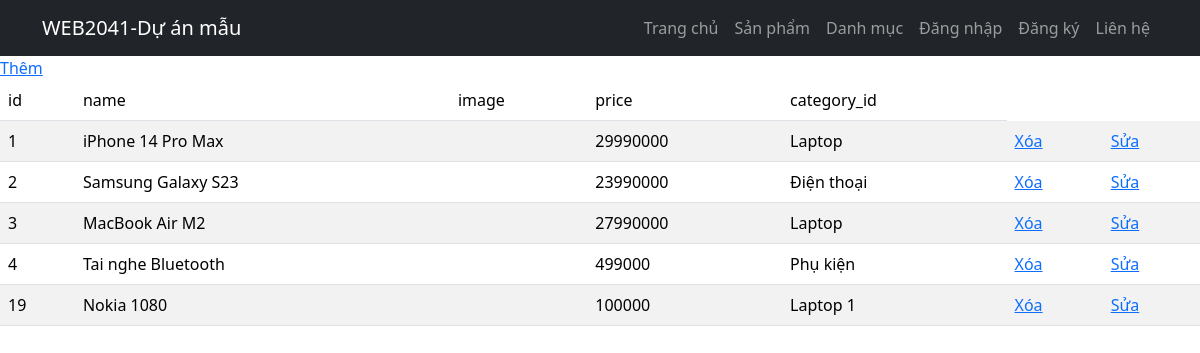
The app's page /?act=product-list with its own data.
### tables this page shows
CREATE TABLE `product` (
  `id` int NOT NULL,
  `name` varchar(255) NOT NULL,
  `image` varchar(255) DEFAULT NULL,
  `price` double NOT NULL,
  `category_id` int DEFAULT NULL
);

CREATE TABLE `category` (
  `id` int NOT NULL,
  `name` varchar(255) NOT NULL
);

### controllers/ProductController.php (called while the page is built, shortened)
<?php
class ProductController
{
    public $modelProduct;
    public function __construct()
    {
        $this->modelProduct = new ProductModel();
    }
    public function index(){
        $products = $this->modelProduct->getAllProduct();
        require_once './views/product/index.php';
    }
}

### index.php (called while the page is built, shortened)
<?php
require_once './commons/function.php';
require_once './controllers/ProductController.php';
require_once './models/ProductModel.php';
$act = $_GET['act'] ?? '/';
match ($act) {
    '/' => (new ProductController())->Home(),
    'product-list' => (new ProductController())->index(),
    'product-create' => (new ProductController())->create(),
    'product-store' => (new ProductController())->store(),
    'product-destroy' => (new ProductController())->delete(),
    'product-edit' => (new ProductController())->edit(),
    'product-update' => (new ProductController())->update(),
    'category-list'    => (new CategoryController())->index(),
    'category-create'  => (new CategoryController())->create(),
    'category-store'   => (new CategoryController())->store(),
    'category-edit'    => (new CategoryController())->edit(),
    'category-update'  => (new CategoryController())->update(),
    'category-destroy' => (new CategoryController())->delete(),
};

### commons/function.php (called while the page is built, shortened)
<?php
function connectDB() {
    $host = DB_HOST;
    $port = DB_PORT;
    $dbname = DB_NAME;
    try {
        $conn = new PDO("mysql:host=$host;port=$port;dbname=$dbname", DB_USERNAME, DB_PASSWORD);
        $conn->setAttribute(PDO::ATTR_ERRMODE, PDO::ERRMODE_EXCEPTION);
        $conn->setAttribute(PDO::ATTR_DEFAULT_FETCH_MODE, PDO::FETCH_ASSOC);
        return $conn;
    } catch (PDOException $e) {
        echo ("Connection failed: " . $e->getMessage());
    }
}

### models/ProductModel.php (called while the page is built, shortened)
<?php
class ProductModel
{
    public $conn;
    public function __construct()
    {
        $this->conn = connectDB();
    }
    public function getAllProduct()
    {
        $sql = "SELECT p.*, c.name AS category_name
        FROM `product` p
        LEFT JOIN category c on c.id = p.category_id";
        $stmt = $this->conn->query($sql);
        return $stmt->fetchAll();
    }
}

### views/product/index.php (the view, shortened to what this page needs)
<!DOCTYPE html>
<html lang="en">
<head>
    <link href="https://cdn.jsdelivr.net/npm/bootstrap@5.3.3/dist/css/bootstrap.min.css" rel="stylesheet">
</head>
<body>
    <header>
        <nav class="navbar navbar-expand-lg navbar-dark bg-dark">
            <div class="container">
                <a class="navbar-brand" href="#">WEB2041-Dự án mẫu</a>
                <div class="collapse navbar-collapse" id="navbarNav">
                    <ul class="navbar-nav ms-auto">
                        <li class="nav-item"><a class="nav-link" href="<?= BASE_URL ?>">Trang chủ</a></li>
                        <li class="nav-item"><a class="nav-link" href="<?= BASE_URL . '?act=product-list' ?>">Sản phẩm</a></li>
                        <li class="nav-item"><a class="nav-link" href="<?= BASE_URL . '?act=category-list' ?>">Danh mục</a></li>
                        <li class="nav-item"><a class="nav-link" href="<?= BASE_URL ?>">Đăng nhập</a></li>
                        <li class="nav-item"><a class="nav-link" href="<?= BASE_URL ?>">Đăng ký</a></li>
                        <li class="nav-item"><a class="nav-link" href="<?= BASE_URL ?>">Liên hệ</a></li>
                    </ul>
                </div>
            </div>
        </nav>
    </header>
    <a href="<?= BASE_URL . '?act=product-create' ?>">Thêm</a>
    <table class="table table-striped">
        <thead>
            <td>id</td>
            <td>name</td>
            <td>image</td>
            <td>price</td>
            <td>category_id</td>
        </thead>
        <tbody>
            <?php foreach ($products as $product): ?>
                <tr>
                    <td><?= $product['id'] ?></td>
                    <td><?= $product['name'] ?></td>
                    <td><?= $product['image'] ?></td>
                    <td><?= $product['price'] ?></td>
                    <td><?= $product['category_name'] ?></td>
                    <td>
                        <a href="?act=product-destroy&id=<?= $product['id'] ?>">Xóa</a>
                    </td>
                    <td>
                        <a href="?act=product-edit&id=<?= $product['id'] ?>">Sửa</a>
                    </td>
                </tr>
            <?php endforeach; ?>
        </tbody>
    </table>
</body>
</html>

### records on screen
product: id "1", name "iPhone 14 Pro Max", price "29990000", category.name "Laptop"
product: id "2", name "Samsung Galaxy S23", price "23990000", category.name "Điện thoại"
product: id "3", name "MacBook Air M2", price "27990000", category.name "Laptop"
product: id "4", name "Tai nghe Bluetooth", price "499000", category.name "Phụ kiện"
product: id "19", name "Nokia 1080", price "100000", category.name "Laptop 1"
